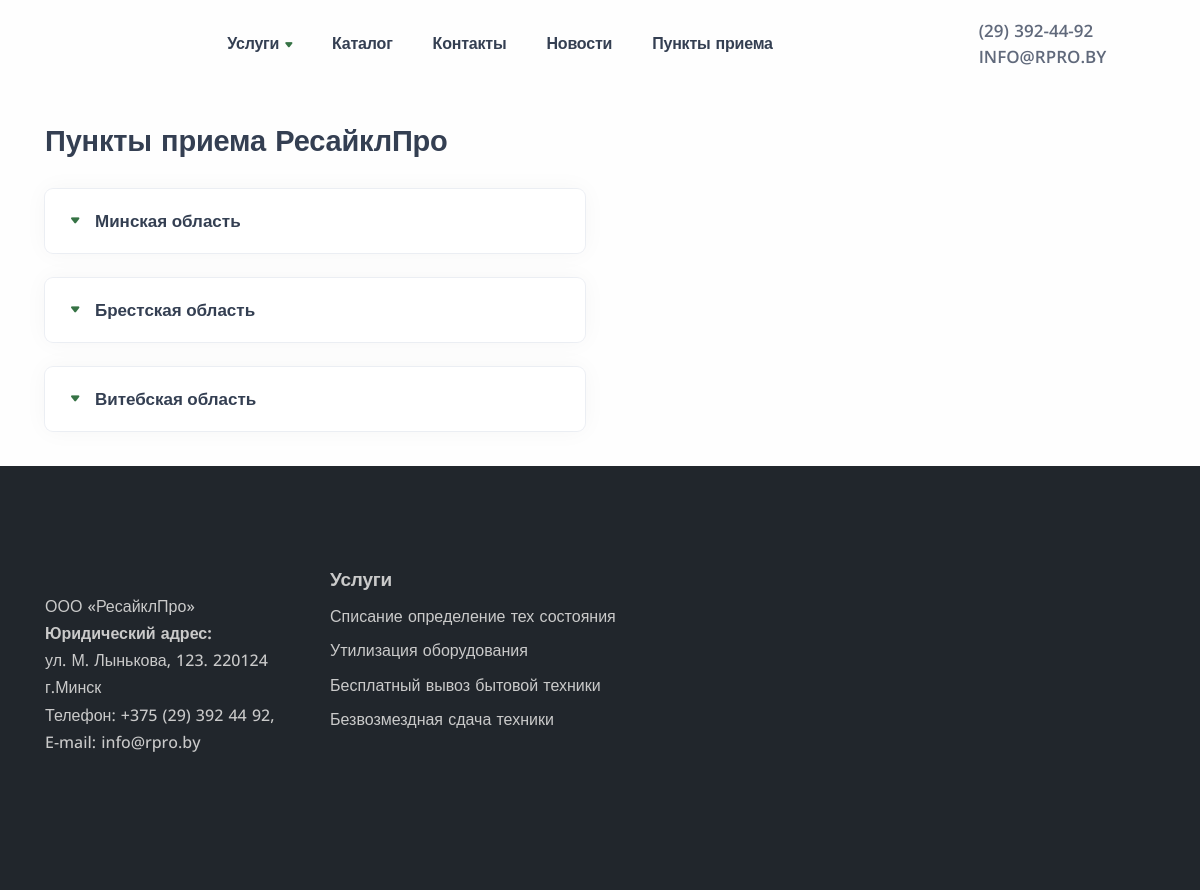
The page /punkty-priema/ on the database as committed earlier.
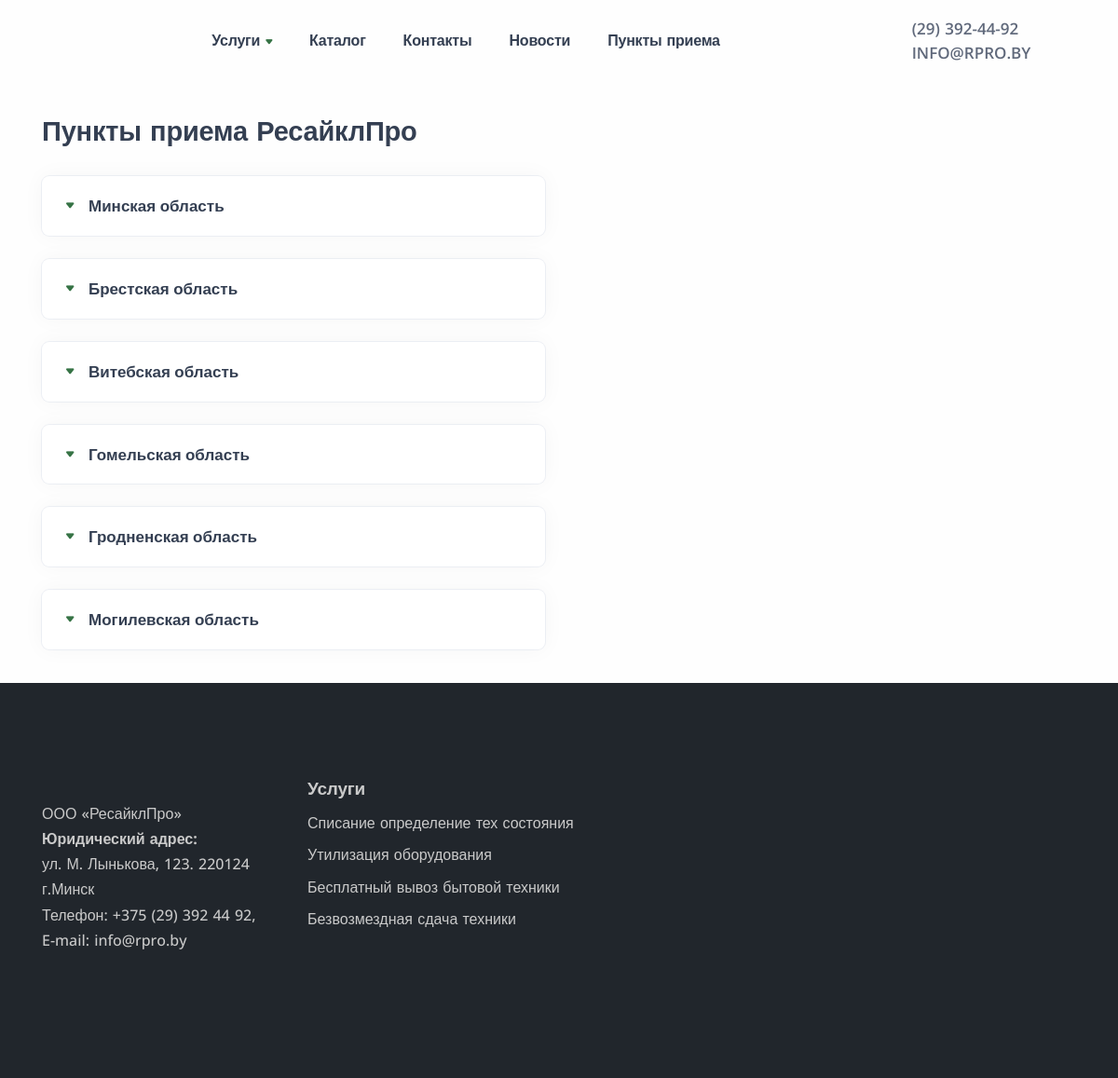
The same page on the database as committed later.
### recycle/models.py (models this page shows, shortened)
class Region(models.Model):
    region_name = models.CharField('Название региона', max_length=200)
    region_slug = models.CharField('URL', max_length=200, default='region' + str(datetime.datetime.now()))
    region_title = models.CharField('Заголовок title', max_length=200)
    region_metadesc = models.CharField('Описание description', max_length=300)
    region_short_desc = models.TextField('Короткое описание', blank=True)
    body_editorjs = EditorJsJSONField()

### recycle/views.py (the view)
# urls.py: path('punkty-priema/', views.Punkty.as_view(), name='punkty'),
class Punkty(View):
    def get(self, request):
        regions = Region.objects.all()
        return render(request, 'punkty.html', {'regions':regions})

### RPRO/baseprocessor.py (called while the page is built)
def custom_proc(request):
    stock = False
    articles = Article.objects.all()
    for article in articles:
        if article.isStock == True:
            stock = True
    return {'stock': stock}

### templates/punkty.html (shortened to what this page needs)
{% extends 'base.html' %}
{% load static %}
{% block content %}
<div class="content-wrapper">
    <header class="wrapper">
        <nav class="navbar center-nav transparent navbar-expand-lg navbar-light">
            <div class="container flex-lg-row flex-nowrap align-items-center">
                <div class="navbar-collapse offcanvas-nav">
                    <ul class="navbar-nav">
<li class="nav-item"><a class="nav-link has-submenu" href="#" id="sm-162677704259718-37" aria-haspopup="true" aria-controls="sm-162677704259718-38" aria-expanded="false">Услуги<span class="sub-arrow"></span></a>
              </li>
                        <li class="nav-item "><a class="nav-link" href={% url 'category' %}>Каталог</a>
                        </li>
                        <li class="nav-item"><a class="nav-link" href={% url 'contact' %}>Контакты</a>
                        </li>
                        <li class="nav-item "><a class="nav-link" href={% url 'news' %}>Новости
                        </li>
                        <li class="nav-item"><a class="nav-link" href={% url 'punkty' %}>Пункты приема</a>
                        </li>
                    </ul>
                </div>
                <div class="navbar-other w-20 p-1 ms-auto">
                    <div class="contact-item w-100"><a href="tel:info@rpro.by" class="link-body"> <i class="uil uil-phone-volume"></i> (29) 392-44-92</a></div>
                    <div class="contact-item w-100"><a href="mailto:info@rpro.by" class="link-body"> <i class="uil uil-envelope-heart"></i> info@rpro.by</a></div>
                </div>
            </div>
        </nav>
    </header>
    		<section class="wrapper bg-light">
			<div class="container pt-8">
<section id="tabs" class="wrapper pb-2">
						<div class="row">
							<div class="col-lg-6">
                                                    <h1 class="pb-4">Пункты приема РесайклПро</h1>
								<div id="accordion-1" class="accordion-wrapper">
									{% for region in regions %}
									<div class="card">
										<div class="card-header" id="heading-{{region.id}}">
											<button class="collapsed" data-bs-toggle="collapse" data-bs-target="#collapse-{{region.id}}" aria-expanded="false" aria-controls="collapse-{{region.id}}">{{ region.region_name }}</button>
										</div>
									</div>
{% endfor %}
								</div>
							</div>
                        <div class="col-lg-6">
                        </div></div>
					</section>
            </div>
            </section>
</div>
{% endblock %}

Rows that differ between the two databases and show on the page:
added Region: region_name "Гомельская область"
added Region: region_name "Гродненская область"
added Region: region_name "Могилевская область"
